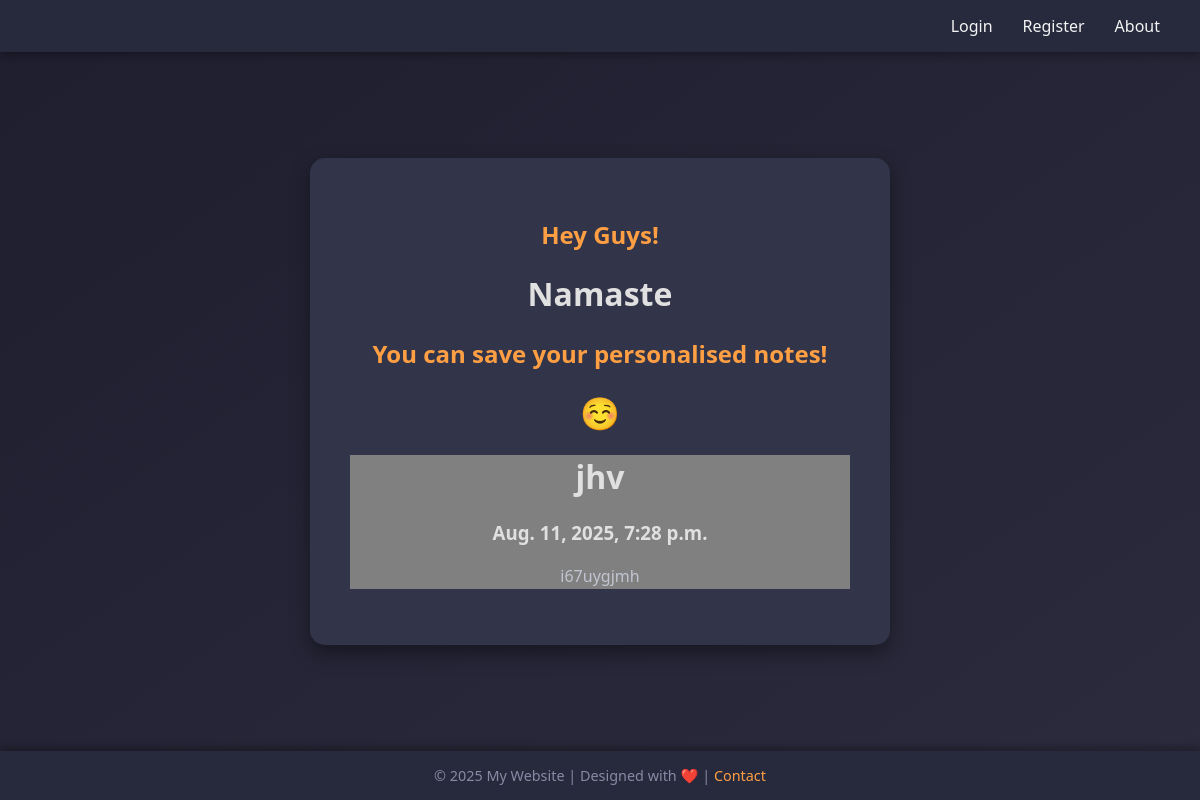
The app's page /notes/ with its own data.
### notes/models.py (models this page shows, shortened)
class Notes(models.Model):
    title=models.CharField(max_length=50)
    content=models.TextField()
    date=models.DateTimeField(default=timezone.now)
    user = models.ForeignKey(User, on_delete=models.CASCADE)

### notes/views.py (the view)
# urls.py: 2. Add a URL to urlpatterns:  path('', views.home, name='home')
def home(request):
    notes=Notes.objects.all()
    return render(request, 'home.html', {'notes':notes})

### templates/home.html (shortened to what this page needs)
{% extends 'base.html' %}
{% block content %}
<h2>Hey Guys!</h2>
<h1>Namaste</h1>
<h2>You can save your personalised notes!</h2>
<h1>☺️</h1>
{% for note in notes %}
<div style="background-color: grey;">
<h1>{{note.title}}</h1>
<h3>{{note.date}}</h3>
<p>{{note.content}}</p>
</div>
{% endfor %}
{% endblock %}

### static/style.css (style rules this page uses)
body { margin: 0; font-family: 'Segoe UI', Tahoma, Geneva, Verdana, sans-serif; background: linear-gradient(145deg, #1e1e2f, #2b2b3d); color: #e0e0e0; display: flex; flex-direction: column; min-height: 100vh; }
.content-box h2 { color: #ff9f43; margin-bottom: 15px; }
.content-box p { color: #c2c5d1; line-height: 1.6; }

### records on screen
Notes: title "jhv", date "Aug. 11, 2025, 7:28 p.m.", content "i67uygjmh"
